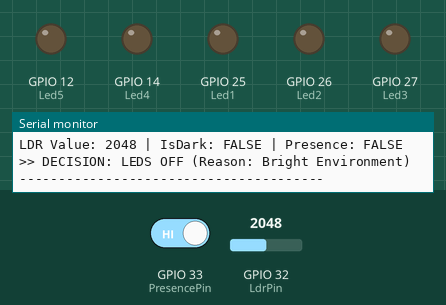
The sketch below on a simulated ESP32. Shown: output pins drawn as LEDs (lit = HIGH), the last lines printed to the serial monitor. The test bench sets the inputs (shaded band); at power-on: GPIO 32 (LdrPin) = 2048, GPIO 33 (PresencePin) HIGH.

Above: at 1.3 s.
1.4 s: GPIO 32 (LdrPin) set to 3040
3.0 s: GPIO 33 (PresencePin) driven LOW
At 3.7 s:
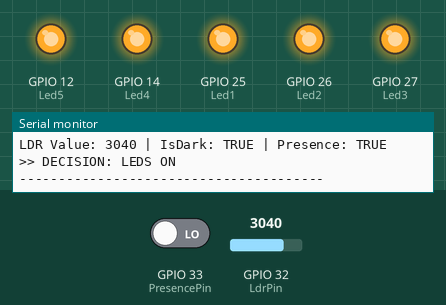
4.5 s: GPIO 33 (PresencePin) driven HIGH
At 5.4 s:
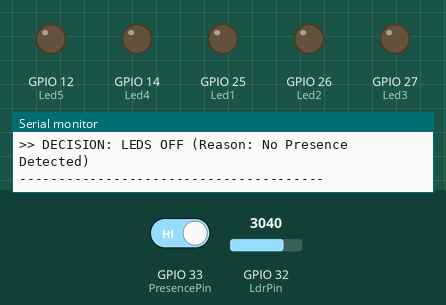
Timing chart, 0 to 7.5 s (numbered marks = the images above; inputs shaded):
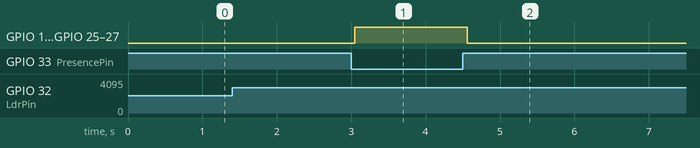

The sketch:

07_SmartNightLightSerialFeedback.ino
```cpp
/*
 * Author: Iwan
 * Project: 07_Smart_Night_Light_Serial_Feedback
 * Learning Objective: Implement dual-validation logic using Boolean variables
 * and the 12-bit ADC of the ESP32.
 */

// --- Pin Definitions (Optimized for right-side wiring) ---
#define LdrPin 32         // Analog Input (ADC1_CH4)
#define PresencePin 33    // Digital Input (FC-51)
#define Led1 25           // Output Array
#define Led2 26           // Output Array
#define Led3 27           // Output Array
#define Led4 14           // Output Array
#define Led5 12           // Output Array

// --- Variable Definitions ---
int LdrValue = 0;
bool IsDark = false;
bool PresenceDetected = false;

void setup() {
  pinMode(LdrPin, INPUT);
  pinMode(PresencePin, INPUT);
  pinMode(Led1, OUTPUT);
  pinMode(Led2, OUTPUT);
  pinMode(Led3, OUTPUT);
  pinMode(Led4, OUTPUT);
  pinMode(Led5, OUTPUT);

  // ESP32 Baud Rate for high-speed telemetry
  Serial.begin(115200);
  Serial.println("--- SYSTEM INITIALIZED: SINGLE-SIDE WIRING ---");
}

void loop() {
  // 1. Reading Analog Value (0-4095)
  LdrValue = analogRead(LdrPin);

  // 2. Presence Detection (Active LOW Logic conversion)
  PresenceDetected = !digitalRead(PresencePin);

  // 3. Ambient Light Evaluation (Threshold for 12-bit ADC)
  if (LdrValue > 3000) {
    IsDark = true;
  } else {
    IsDark = false;
  }

  // 4. Serial Feedback Telemetry
  Serial.print("LDR Value: ");
  Serial.print(LdrValue);
  Serial.print(" | IsDark: ");
  Serial.print(IsDark ? "TRUE" : "FALSE");
  Serial.print(" | Presence: ");
  Serial.println(PresenceDetected ? "TRUE" : "FALSE");

  // 5. Decision Logic (AND Operator)
  if (IsDark && PresenceDetected) {
    Serial.println(">> DECISION: LEDS ON");
    digitalWrite(Led1, HIGH);
    digitalWrite(Led2, HIGH);
    digitalWrite(Led3, HIGH);
    digitalWrite(Led4, HIGH);
    digitalWrite(Led5, HIGH);
  } else {
    Serial.print(">> DECISION: LEDS OFF ");
    if (!IsDark) Serial.println("(Reason: Bright Environment)");
    else Serial.println("(Reason: No Presence Detected)");

    digitalWrite(Led1, LOW);
    digitalWrite(Led2, LOW);
    digitalWrite(Led3, LOW);
    digitalWrite(Led4, LOW);
    digitalWrite(Led5, LOW);
  }

  Serial.println("---------------------------------------");
  delay(500);
}
```

Measured:
- after the input at 3.0 s, GPIO 12 (Led5), GPIO 14 (Led4), GPIO 25 (Led1), GPIO 26 (Led2), GPIO 27 (Led3): LOW → HIGH after 0.05 s
- after the input at 4.5 s, GPIO 12 (Led5), GPIO 14 (Led4), GPIO 25 (Led1), GPIO 26 (Led2), GPIO 27 (Led3): HIGH → LOW after 0.06 s
